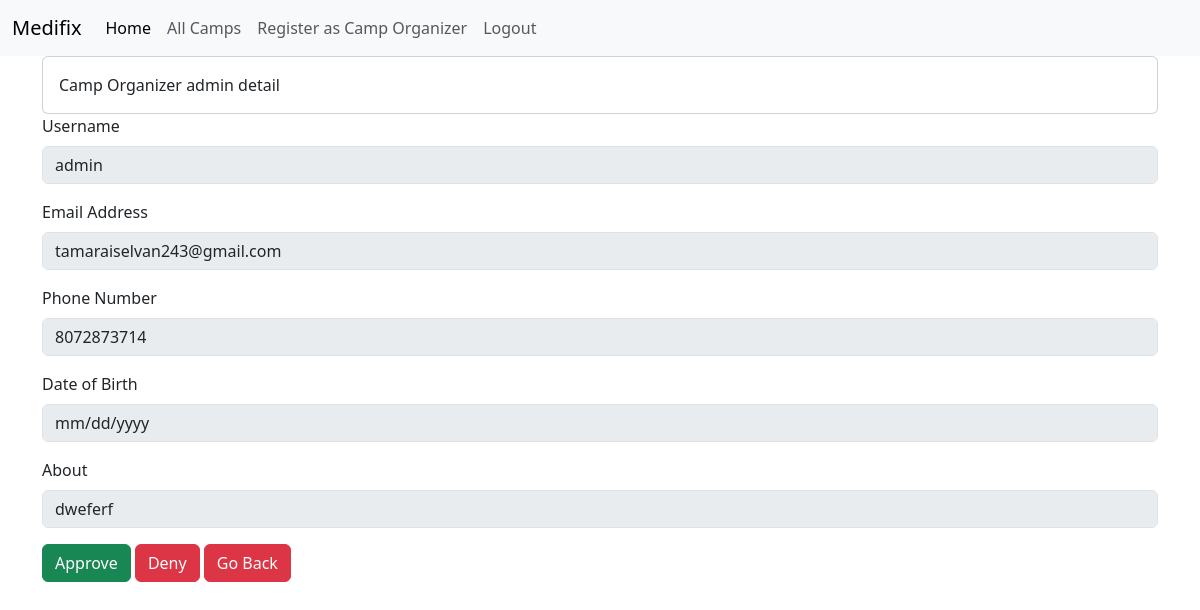
Page /organizer/admin/ (signed in) on the committed database.
### administration/models.py (models this page shows, shortened)
class profile(models.Model):
    user_name = models.OneToOneField(User, on_delete=models.CASCADE)
    phone_number = models.IntegerField(null=True, blank=True)
    date_of_birth = models.DateField(null=True, blank=True)
    camp_register = models.BooleanField(default=False)
    submitted_application = models.BooleanField(default=False)
    about = models.TextField(max_length=2000, null=True, blank=True)

### administration/views.py (the view)
# urls.py: path('organizer/<str:username>/', views.camp_organizer_profile_detail, name='organizer_user_profile_detail'),
@login_required
def camp_organizer_profile_detail(request,username):
    user_profile = get_object_or_404(profile, user_name__username=username)
    return render(request, 'camp/organizer_user_profile.html', {'user_profile': user_profile})

### templates/camp/organizer_user_profile.html (shortened to what this page needs)
{% extends 'base.html' %}
{% load static %}
{% block content %}
<div class="card">
    <div class="card-body">
        Camp Organizer {{ user_profile.user_name.username }} detail
    </div>
</div>
<form>
    <div class="mb-3">
        <label for="Username" class="form-label">Username</label>
        <input type="text" class="form-control" id="Username" value="{{ user_profile.user_name.username }}" disabled>
    </div>
    <div class="mb-3">
        <label for="Emailaddress" class="form-label">Email Address</label>
        <input type="email" class="form-control" id="email" value="{{ user_profile.user_name.email }}" disabled>
    </div>
    <div class="mb-3">
        <label for="PhoneNumber" class="form-label">Phone Number</label>
        <input type="text" class="form-control" id="PhoneNumber" value="{{ user_profile.phone_number }}" disabled>
    </div>
    <div class="mb-3">
        <label for="date_of_birth" class="form-label">Date of Birth</label>
        <input type="date" class="form-control" id="date_of_birth" value="{{ user_profile.date_of_birth }}" disabled>
    </div>
    <div class="mb-3">
        <label for="about" class="form-label">About</label>
        <input type="text" class="form-control" id="about" value="{{ user_profile.about }}" disabled>
    </div>
    <a href="{% url 'approve_application' user_profile.user_name.username %}" class="btn btn-success">Approve</a>
    <a href="{% url 'deny_application' user_profile.user_name.username %}" class="btn btn-danger">Deny</a>
    <a href="{% url 'camp_organizer_request' %}" class="btn btn-danger">Go Back</a>
</form>
{% endblock %}

### rows in the picture
profile: user_name.username "admin", user_name.email "tamaraiselvan243@gmail.com", phone_number "8072873714", about "dweferf"
